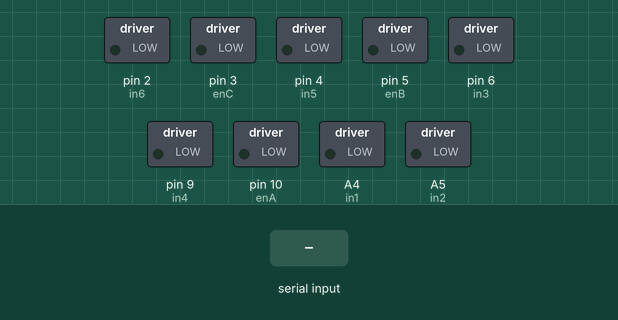
Bench run of a program on a simulated Arduino Uno, built with avr-gcc and run on an emulated ATmega328P. Parts: switched loads named in the program (green lamp = pin HIGH). The inputs (shaded band) are chosen by the test bench. No radio packets arrive unless stated; what the program prints to the serial monitor is not drawn.

Above: at 4.2 s.
4.3 s: "1" received over the second serial link
At 5.2 s:
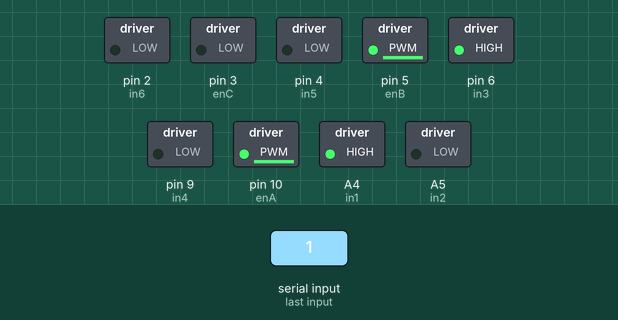
6.0 s: "2" received over the second serial link
At 7.4 s:
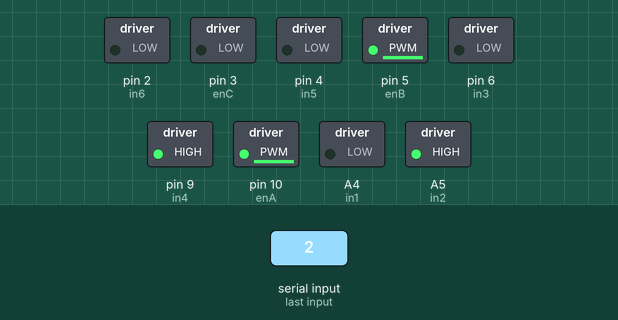
7.7 s: "3" received over the second serial link
At 8.4 s:
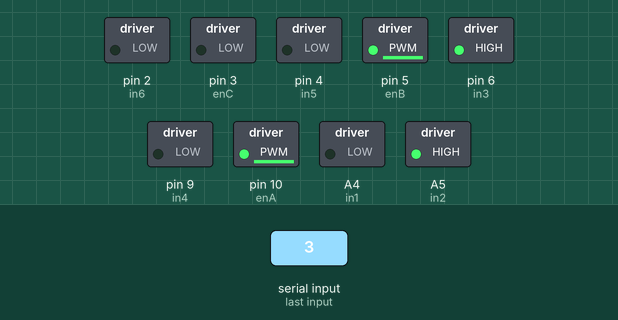
9.4 s: "4" received over the second serial link
At 10.6 s:
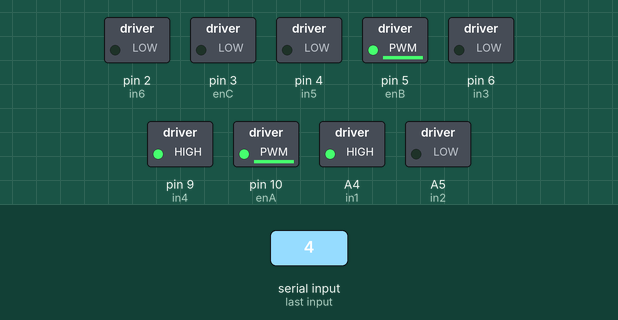
11.0 s: "5" received over the second serial link
At 12.0 s:
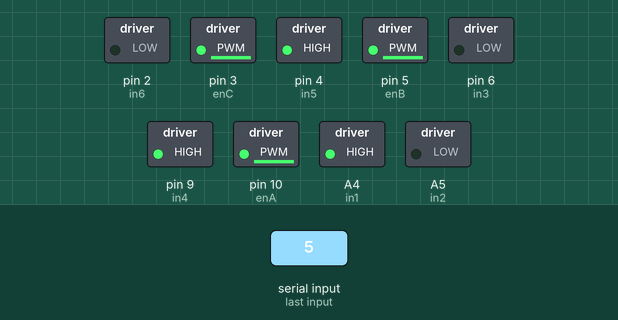
12.7 s: "6" received over the second serial link
At 14.1 s:
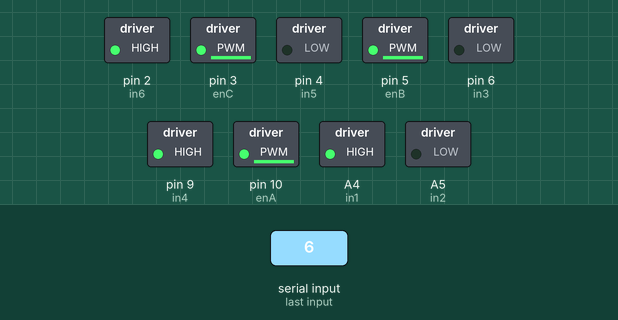
Timing chart, 0 to 15.4 s (numbered marks = the images above; inputs shaded):
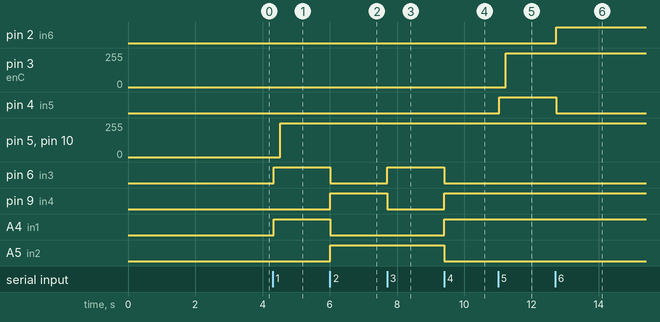

The program:

main.cpp
```cpp
#include <Arduino.h>
#include <nRF24L01.h>
#include <printf.h>
#include <RF24.h>
#include <RF24_config.h>
#include <SoftwareSerial.h>

/* nRF24L01 Circuitry

   1 - VCC -    3.3V
   2 - GND
   3 - CE -     Arduino pin 7
   4 - CSN -    Arduino pin 8
   5 - SCK -    Arduino pin 13
   6 - MOSI -   Arduino pin 11
   7 - MISO -   Arduino pin 12
   8 - UNUSED

 */

#define CE_PIN   7                        //RF module pins
#define CSN_PIN  8

#define enA 10                            //Motor LEFT
#define in1 A4
#define in2 A5

#define enB 5                             //Motor RIGHT
#define in3 6
#define in4 9

#define enC 3                             //Motor HEAD
#define in5 4
#define in6 2

#define BT_RX A0
#define BT_TX A1

#define DEBUG                        //Uncomment this line to enable Serial readout debug

#ifdef DEBUG
  #define DEBUG_SERIALBEGIN(...) Serial.begin(__VA_ARGS__)
  #define DEBUG_PRINT(...) Serial.print(__VA_ARGS__)
  #define DEBUG_PRINTLN(...) Serial.println(__VA_ARGS__)
  #define DEBUG_MODE 1
#else
  #define DEBUG_SERIALBEGIN(...)
  #define DEBUG_PRINT(...)
  #define DEBUG_PRINTLN(...)
  #define DEBUG_MODE 0
#endif


const uint64_t pipe = 0xE8E8F0F0E1LL; // This is the transmit pipe for communication
RF24 radio(CE_PIN, CSN_PIN);          // Activate the Radio
SoftwareSerial BTserial(BT_RX, BT_TX);      // RX | TX , connect HC-05 through these 2 pins, not pin 0/1.
int data[6];                          // array holding the RF data
char c = ' ';                         // Char holding the BT data

void radioComm();
void btComm();
void writeForward();
void writeReverse();
void writeLeft();
void writeRight();
void writeDomeLeft();
void writeDomeRight();
void stopMotors();


void setup()
{
  DEBUG_SERIALBEGIN(9600); /* Opening the Serial Communication */
  DEBUG_PRINTLN();
  DEBUG_PRINTLN("DEBUG_MODE is ON, COMMENT OUT FOR FINAL VER.");
  DEBUG_PRINT("UPLOADED ON: "); DEBUG_PRINTLN(__DATE__);
  DEBUG_PRINTLN("BY: QUANG & NICK");
  DEBUG_PRINTLN("***** START *****");
  DEBUG_PRINTLN("Nrf24L01 Receiver Starting");
  delay(2000);

  pinMode(enA, OUTPUT);
  pinMode(in1, OUTPUT);
  pinMode(in2, OUTPUT);

  pinMode(enB, OUTPUT);
  pinMode(in3, OUTPUT);
  pinMode(in4, OUTPUT);

  pinMode(enC, OUTPUT);
  pinMode(in5, OUTPUT);
  pinMode(in6, OUTPUT);

  BTserial.begin(9600);

  radio.begin();
  radio.openReadingPipe(0, pipe);
  radio.startListening();
  radio.printDetails();
  delay(1000);
}

void loop()
{
  if (radio.available() )
    radioComm();
  else if (BTserial.available() )
    btComm();
  else {
    DEBUG_PRINTLN("No connection found");
    delay(50);
  }
}

void radioComm() {

    radio.read(&data, sizeof(data) );
    DEBUG_PRINT("RF24 \t");

      // DEBUG_PRINT("UP = ");
      // DEBUG_PRINT(data[0]);

      // DEBUG_PRINT(" || DOWN = ");
      // DEBUG_PRINT(data[1]);

      // DEBUG_PRINT(" || LEFT = ");
      // DEBUG_PRINT(data[2]);

      // DEBUG_PRINT(" || RIGHT = ");
      // DEBUG_PRINT(data[3]);

      // DEBUG_PRINT(" || DOME_L = ");
      // DEBUG_PRINT(data[4]);

      // DEBUG_PRINT(" || DOME_R = ");
      // DEBUG_PRINTLN(data[5]);

    if ( data[0] == 1 ) {
      writeForward();
    }
    else if ( data[1] == 1 ) {
      writeReverse();
    }
    else if ( data[2] == 1 ) {
      writeLeft();
    }
    else if ( data[3] == 1 ) {
      writeRight();
    }
    else if ( data[4] == 1 ) {
      writeDomeLeft();
    }
    else if ( data[5] == 1 ) {
      writeDomeRight();
    }
    else {                  //Arduino app sends a "0" if there's no user input
      stopMotors();
    }

    delay(5);
}

void btComm(){
  c = BTserial.read();                  // Reads the data from the serial port
    DEBUG_PRINT("BT \t");
    DEBUG_PRINT(c);

    if ( c == '1' ) {
      writeForward();
    }
    else if ( c == '2' ) {
      writeReverse();
    }
    else if ( c == '3' ) {
      writeLeft();
    }
    else if ( c == '4' ) {
      writeRight();
    }
    else if ( c == '5' ) {
      writeDomeLeft();
    }
    else if ( c == '6' ) {
      writeDomeRight();
    }
    else if ( c == '0' ) {                  //Arduino app sends a "0" if there's no user input
      stopMotors();
    }
}

void writeForward() {
    DEBUG_PRINTLN("FORWARD");

    digitalWrite(in1, HIGH);
    digitalWrite(in2, LOW);

    digitalWrite(in3, HIGH);
    digitalWrite(in4, LOW);

    for( int i = 0 ; i < 255 ; i++ ) {  //Acceleration so motor doesn't jerk
      analogWrite( enA , i );
      analogWrite( enB , i );
      delayMicroseconds(750);
    }
}

void writeReverse() {
    DEBUG_PRINTLN("REVERSE");

    digitalWrite(in1, LOW);
    digitalWrite(in2, HIGH);

    digitalWrite(in3, LOW);
    digitalWrite(in4, HIGH);

    for( int i = 0 ; i < 255 ; i++) {
      analogWrite( enA , i );
      analogWrite( enB , i );
      delayMicroseconds(750);
    }
}

void writeLeft() {
    DEBUG_PRINTLN("LEFT");

    digitalWrite(in1, LOW);
    digitalWrite(in2, HIGH);

    digitalWrite(in3, HIGH);
    digitalWrite(in4, LOW);

    for( int i = 0 ; i < 255 ; i++ ) {
      analogWrite( enA , i );
      analogWrite( enB , i );
      delayMicroseconds(750);
    }
}

void writeRight() {
    DEBUG_PRINTLN("RIGHT");

    digitalWrite(in1, HIGH);
    digitalWrite(in2, LOW);

    digitalWrite(in3, LOW);
    digitalWrite(in4, HIGH);

    for( int i = 0 ; i < 255 ; i++ ) {
      analogWrite( enA , i );
      analogWrite( enB , i );
      delayMicroseconds(750);
    }
}

void writeDomeLeft() {
    DEBUG_PRINTLN("DOME-LEFT");

    digitalWrite(in5, HIGH);
    digitalWrite(in6, LOW);

    for( int i = 0 ; i < 255 ; i++ ) {
      analogWrite( enC , i );
      delayMicroseconds(750);
    }
}

void writeDomeRight() {
    DEBUG_PRINTLN("DOME-RIGHT");

    digitalWrite(in5, LOW);
    digitalWrite(in6, HIGH);

    for( int i = 0 ; i < 255 ; i++ ) {
      analogWrite( enC , i );
      delayMicroseconds(750);
    }
}

void stopMotors() {
    DEBUG_PRINTLN("ALL MOTORS STOPPED");
    digitalWrite(in1, LOW);               //Stop LEFT motor
    digitalWrite(in2, LOW);
    analogWrite( enA , 0 );

    digitalWrite(in3, LOW);               //Stop RIGHT motor
    digitalWrite(in4, LOW);
    analogWrite( enB , 0 );

    digitalWrite(in5, LOW);               //Stop HEAD motor
    digitalWrite(in6, LOW);
    analogWrite( enC , 0 );
    delay(5);
}
```

Measured:
- after the input at 4.3 s, pin 5 (enB), pin 10 (enA): 0/255 → 254/255 after 0.22 s; pin 6 (in3), A4 (in1): LOW → HIGH at once
- after the input at 6.0 s, pin 6 (in3), A4 (in1): HIGH → LOW at once; pin 9 (in4), A5 (in2): LOW → HIGH at once
- after the input at 7.7 s, pin 6 (in3): LOW → HIGH at once; pin 9 (in4): HIGH → LOW at once
- after the input at 9.4 s, pin 6 (in3), A5 (in2): HIGH → LOW at once; pin 9 (in4), A4 (in1): LOW → HIGH at once
- after the input at 11.0 s, pin 3 (enC): 0/255 → 254/255 after 0.23 s; pin 4 (in5): LOW → HIGH at once
- after the input at 12.7 s, pin 2 (in6): LOW → HIGH at once; pin 4 (in5): HIGH → LOW at once
